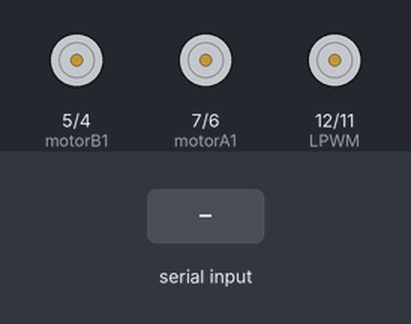
Recording of a sketch running on a simulated Arduino Uno, built with avr-gcc and run on an emulated ATmega328P. Shown: motor-driver pin pairs drawn as motors (green arrow = first pin HIGH = forward, orange = second pin HIGH = backward, longer = more drive, scaled by the enable pin). Inputs (shaded band) come from the test bench.

Above: at 1.2 s.
1.3 s: "F" received over Serial
At 2.1 s:
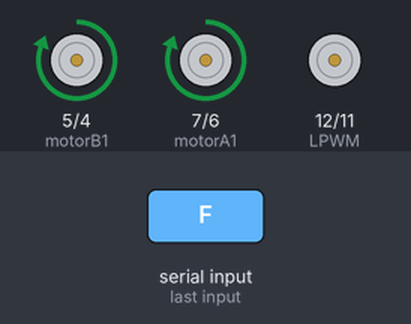
2.8 s: "B" received over Serial
At 3.3 s:
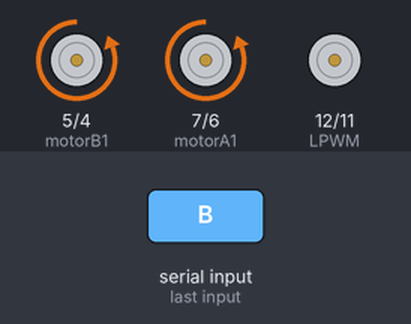
4.3 s: "L" received over Serial
At 5.5 s:
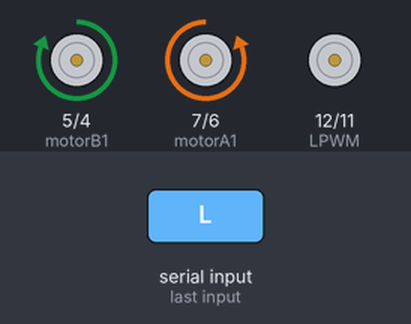
5.8 s: "R" received over Serial
At 6.7 s:
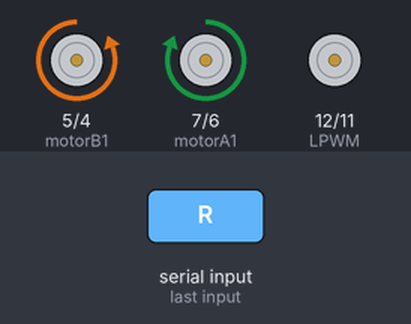
7.3 s: "U" received over Serial
At 7.9 s:
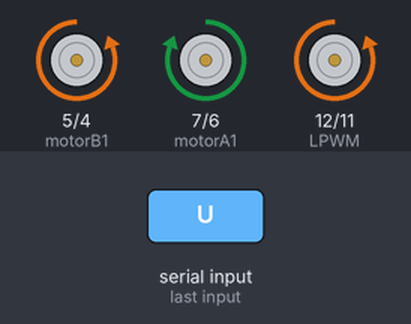
8.8 s: "S" received over Serial
At 10.2 s:
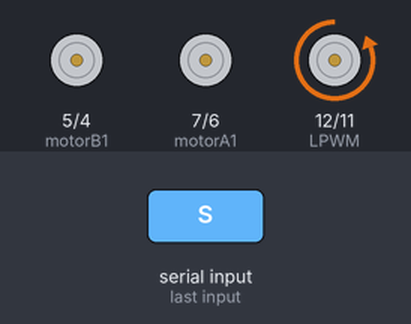
Timing chart, 0 to 11.3 s (numbered marks = the images above; inputs shaded):
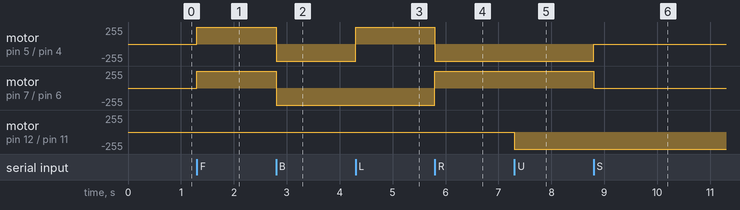

The sketch:

walle.ino
```cpp
// Im to lazy to write a proper README.md file, so here is a brief description of the code.
// This code is for a robot that can be controlled using an Android app via Bluetooth.
// The robot has two DC motors for tank drive and an elevator motor for lifting objects.
// The robot can move forward, backward, left, right, stop, move the elevator up, down, and stop the elevator.
// The robot is controlled using the HC-05 Bluetooth module and an Android app.
// The Android app sends commands to the robot using Bluetooth serial communication.
// The robot is powered by an Arduino Uno board and an L298N motor driver for the DC motors on the wheels and a BTS7960 H-Bridge for the elevator motor.


// todo
// get a proper power source for the motors
// it should be 6v  for the wheels and 12v for the elevator
// i need to test the amps required for the motors at full speed and load
// still thinking about  if it should move continously and tell them to stop each time or in move while the button is pressed and stop when released
// also i need to test the speed of the motors and the elevator and get a good but stable speed for the robot
// the motor seem to have also a rotatory encoder so i can get the speed of the motors and the elevator i will adapt this later...

// Motor A (Tank Drive Left)
const int motorA1 = 7;
const int motorA2 = 6;
const int enableA = 9;

// Motor B (Tank Drive Right)
const int motorB1 = 5;
const int motorB2 = 4;
const int enableB = 10;

// Elevator Motor (H-Bridge BTS7960)
const int RPWM = 11;
const int LPWM = 12;

// HC - 05 Bluetooth Module
const int TX = 2;
const int RX = 3;

void setup() {
  // Set all the motor control pins to outputs
  pinMode(motorA1, OUTPUT);
  pinMode(motorA2, OUTPUT);
  pinMode(enableA, OUTPUT);

  pinMode(motorB1, OUTPUT);
  pinMode(motorB2, OUTPUT);
  pinMode(enableB, OUTPUT);

  pinMode(RPWM, OUTPUT);
  pinMode(LPWM, OUTPUT);

  // Initialize serial communication for Bluetooth module
  Serial.begin(38400);
}

void loop() {
  // Check if data is available to read
  if (Serial.available()) {
    char command = Serial.read();
    executeCommand(command);
  }
}

void executeCommand(char command) {
  switch (command) {
    case 'F': // Forward
      moveForward();
      break;
    case 'B': // Backward
      moveBackward();
      break;
    case 'L': // Left
      turnLeft();
      break;
    case 'R': // Right
      turnRight();
      break;
    case 'S': // Stop
      stopMotors();
      break;
    case 'U': // Elevator Up
      elevatorUp();
      break;
    case 'D': // Elevator Down
      elevatorDown();
      break;
    case 'E': // Elevator Stop
      stopElevator();
      break;
    default:
      stopMotors();
      stopElevator();
      break;
  }
}

// Tank Movement Functions
void moveForward() {
  digitalWrite(motorA1, HIGH);
  digitalWrite(motorA2, LOW);
  analogWrite(enableA, 255);

  digitalWrite(motorB1, HIGH);
  digitalWrite(motorB2, LOW);
  analogWrite(enableB, 255);
}

void moveBackward() {
  digitalWrite(motorA1, LOW);
  digitalWrite(motorA2, HIGH);
  analogWrite(enableA, 255);

  digitalWrite(motorB1, LOW);
  digitalWrite(motorB2, HIGH);
  analogWrite(enableB, 255);
}

void turnLeft() {
  digitalWrite(motorA1, LOW);
  digitalWrite(motorA2, HIGH);
  analogWrite(enableA, 255);

  digitalWrite(motorB1, HIGH);
  digitalWrite(motorB2, LOW);
  analogWrite(enableB, 255);
}

void turnRight() {
  digitalWrite(motorA1, HIGH);
  digitalWrite(motorA2, LOW);
  analogWrite(enableA, 255);

  digitalWrite(motorB1, LOW);
  digitalWrite(motorB2, HIGH);
  analogWrite(enableB, 255);
}

void stopMotors() {
  digitalWrite(motorA1, LOW);
  digitalWrite(motorA2, LOW);
  analogWrite(enableA, 0);

  digitalWrite(motorB1, LOW);
  digitalWrite(motorB2, LOW);
  analogWrite(enableB, 0);
}

// Elevator Control Functions
void elevatorUp() {
  analogWrite(RPWM, 255); // Set RPWM high to move up
  analogWrite(LPWM, 0);   // Set LPWM low
}

void elevatorDown() {
  analogWrite(RPWM, 0);   // Set RPWM low
  analogWrite(LPWM, 255); // Set LPWM high to move down
}

void stopElevator() {
  analogWrite(RPWM, 0);   // Set RPWM low
  analogWrite(LPWM, 0);   // Set LPWM low
}
```

Measured:
- after the input at 1.3 s, motor on pin 5 (motorB1) / pin 4 (motorB2), motor on pin 7 (motorA1) / pin 6 (motorA2): stopped → forward 255/255 at once
- after the input at 2.8 s, motor on pin 5 (motorB1) / pin 4 (motorB2), motor on pin 7 (motorA1) / pin 6 (motorA2): forward 255/255 → backward 255/255 at once
- after the input at 4.3 s, motor on pin 5 (motorB1) / pin 4 (motorB2): backward 255/255 → forward 255/255 at once
- after the input at 5.8 s, motor on pin 5 (motorB1) / pin 4 (motorB2): forward 255/255 → backward 255/255 at once; motor on pin 7 (motorA1) / pin 6 (motorA2): backward 255/255 → forward 255/255 at once
- after the input at 7.3 s, motor on pin 12 (LPWM) / pin 11 (RPWM): stopped → backward 255/255 at once
- after the input at 8.8 s, motor on pin 5 (motorB1) / pin 4 (motorB2): backward 255/255 → stopped at once; motor on pin 7 (motorA1) / pin 6 (motorA2): forward 255/255 → stopped at once
